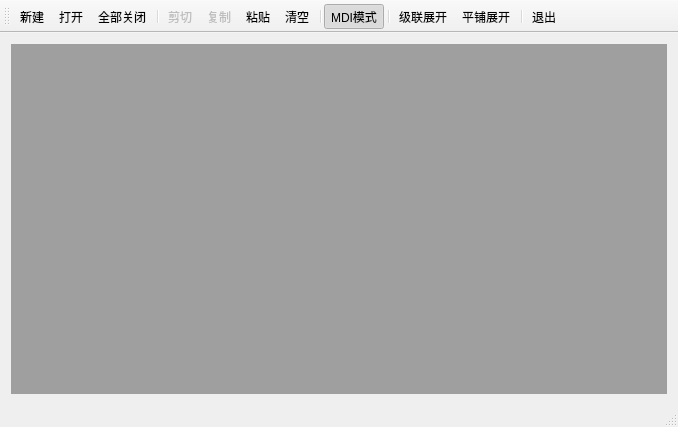
<?xml version="1.0" encoding="UTF-8"?>
<ui version="4.0">
 <class>MDIWindowDemoClass</class>
 <widget class="QMainWindow" name="MDIWindowDemoClass">
  <property name="geometry">
   <rect>
    <x>0</x>
    <y>0</y>
    <width>678</width>
    <height>427</height>
   </rect>
  </property>
  <property name="windowTitle">
   <string>MDIWindowDemo</string>
  </property>
  <widget class="QWidget" name="centralWidget">
   <layout class="QHBoxLayout" name="horizontalLayout">
    <item>
     <widget class="QMdiArea" name="mdiArea"/>
    </item>
   </layout>
  </widget>
  <widget class="QMenuBar" name="menuBar">
   <property name="geometry">
    <rect>
     <x>0</x>
     <y>0</y>
     <width>678</width>
     <height>23</height>
    </rect>
   </property>
  </widget>
  <widget class="QToolBar" name="mainToolBar">
   <property name="toolButtonStyle">
    <enum>Qt::ToolButtonTextUnderIcon</enum>
   </property>
   <attribute name="toolBarArea">
    <enum>TopToolBarArea</enum>
   </attribute>
   <attribute name="toolBarBreak">
    <bool>false</bool>
   </attribute>
   <addaction name="actionNew"/>
   <addaction name="actionOpen"/>
   <addaction name="actionCloseAll"/>
   <addaction name="separator"/>
   <addaction name="actionCut"/>
   <addaction name="actionCopy"/>
   <addaction name="actionPaste"/>
   <addaction name="actionClear"/>
   <addaction name="separator"/>
   <addaction name="actionMDIMode"/>
   <addaction name="separator"/>
   <addaction name="actionCascading"/>
   <addaction name="actionTile"/>
   <addaction name="separator"/>
   <addaction name="actionClose"/>
  </widget>
  <widget class="QStatusBar" name="statusBar"/>
  <action name="actionNew">
   <property name="icon">
    <iconset resource="MDIWindowDemo.qrc">
     <normaloff>:/MDIWindowDemo/Resources/CONTACTL.ICO</normaloff>:/MDIWindowDemo/Resources/CONTACTL.ICO</iconset>
   </property>
   <property name="text">
    <string>新建...</string>
   </property>
   <property name="toolTip">
    <string>新建文件</string>
   </property>
   <property name="shortcut">
    <string>Ctrl+N</string>
   </property>
  </action>
  <action name="actionOpen">
   <property name="icon">
    <iconset resource="MDIWindowDemo.qrc">
     <normaloff>:/MDIWindowDemo/Resources/APPTL.ICO</normaloff>:/MDIWindowDemo/Resources/APPTL.ICO</iconset>
   </property>
   <property name="text">
    <string>打开...</string>
   </property>
   <property name="toolTip">
    <string>打开文件</string>
   </property>
   <property name="shortcut">
    <string>Ctrl+O</string>
   </property>
  </action>
  <action name="actionClose">
   <property name="icon">
    <iconset resource="MDIWindowDemo.qrc">
     <normaloff>:/MDIWindowDemo/Resources/OOFL.ICO</normaloff>:/MDIWindowDemo/Resources/OOFL.ICO</iconset>
   </property>
   <property name="text">
    <string>退出</string>
   </property>
   <property name="toolTip">
    <string>退出程序</string>
   </property>
   <property name="shortcut">
    <string>Ctrl+Q</string>
   </property>
  </action>
  <action name="actionCut">
   <property name="enabled">
    <bool>false</bool>
   </property>
   <property name="icon">
    <iconset resource="MDIWindowDemo.qrc">
     <normaloff>:/MDIWindowDemo/Resources/POSTL.ICO</normaloff>:/MDIWindowDemo/Resources/POSTL.ICO</iconset>
   </property>
   <property name="text">
    <string>剪切</string>
   </property>
   <property name="toolTip">
    <string>剪切文本</string>
   </property>
   <property name="shortcut">
    <string>Ctrl+X</string>
   </property>
  </action>
  <action name="actionCopy">
   <property name="enabled">
    <bool>false</bool>
   </property>
   <property name="icon">
    <iconset resource="MDIWindowDemo.qrc">
     <normaloff>:/MDIWindowDemo/Resources/POSTITL.ICO</normaloff>:/MDIWindowDemo/Resources/POSTITL.ICO</iconset>
   </property>
   <property name="text">
    <string>复制</string>
   </property>
   <property name="toolTip">
    <string>复制文本</string>
   </property>
   <property name="shortcut">
    <string>Ctrl+C</string>
   </property>
  </action>
  <action name="actionPaste">
   <property name="icon">
    <iconset resource="MDIWindowDemo.qrc">
     <normaloff>:/MDIWindowDemo/Resources/RSSITEML.ICO</normaloff>:/MDIWindowDemo/Resources/RSSITEML.ICO</iconset>
   </property>
   <property name="text">
    <string>粘贴</string>
   </property>
   <property name="toolTip">
    <string>粘贴文本</string>
   </property>
   <property name="shortcut">
    <string>Ctrl+V</string>
   </property>
  </action>
  <action name="actionClear">
   <property name="icon">
    <iconset resource="MDIWindowDemo.qrc">
     <normaloff>:/MDIWindowDemo/Resources/CNFNOT.ICO</normaloff>:/MDIWindowDemo/Resources/CNFNOT.ICO</iconset>
   </property>
   <property name="text">
    <string>清空</string>
   </property>
   <property name="toolTip">
    <string>清空文本</string>
   </property>
   <property name="shortcut">
    <string>Ctrl+L</string>
   </property>
  </action>
  <action name="actionMDIMode">
   <property name="checkable">
    <bool>true</bool>
   </property>
   <property name="checked">
    <bool>true</bool>
   </property>
   <property name="icon">
    <iconset resource="MDIWindowDemo.qrc">
     <normaloff>:/MDIWindowDemo/Resources/TASKREQL.ICO</normaloff>:/MDIWindowDemo/Resources/TASKREQL.ICO</iconset>
   </property>
   <property name="text">
    <string>MDI模式</string>
   </property>
   <property name="toolTip">
    <string>MDI模式</string>
   </property>
  </action>
  <action name="actionCascading">
   <property name="icon">
    <iconset resource="MDIWindowDemo.qrc">
     <normaloff>:/MDIWindowDemo/Resources/RESENDL.ICO</normaloff>:/MDIWindowDemo/Resources/RESENDL.ICO</iconset>
   </property>
   <property name="text">
    <string>级联展开</string>
   </property>
   <property name="toolTip">
    <string>级联展开</string>
   </property>
  </action>
  <action name="actionTile">
   <property name="icon">
    <iconset resource="MDIWindowDemo.qrc">
     <normaloff>:/MDIWindowDemo/Resources/ACTIVITL.ICO</normaloff>:/MDIWindowDemo/Resources/ACTIVITL.ICO</iconset>
   </property>
   <property name="text">
    <string>平铺展开</string>
   </property>
   <property name="toolTip">
    <string>平铺展开</string>
   </property>
  </action>
  <action name="actionCloseAll">
   <property name="icon">
    <iconset resource="MDIWindowDemo.qrc">
     <normaloff>:/MDIWindowDemo/Resources/FOLDER.ICO</normaloff>:/MDIWindowDemo/Resources/FOLDER.ICO</iconset>
   </property>
   <property name="text">
    <string>全部关闭</string>
   </property>
   <property name="toolTip">
    <string>全部关闭</string>
   </property>
  </action>
 </widget>
 <layoutdefault spacing="6" margin="11"/>
 <resources>
  <include location="MDIWindowDemo.qrc"/>
 </resources>
 <connections>
  <connection>
   <sender>actionClose</sender>
   <signal>triggered()</signal>
   <receiver>MDIWindowDemoClass</receiver>
   <slot>close()</slot>
   <hints>
    <hint type="sourcelabel">
     <x>-1</x>
     <y>-1</y>
    </hint>
    <hint type="destinationlabel">
     <x>338</x>
     <y>213</y>
    </hint>
   </hints>
  </connection>
  <connection>
   <sender>actionCloseAll</sender>
   <signal>triggered()</signal>
   <receiver>mdiArea</receiver>
   <slot>closeAllSubWindows()</slot>
   <hints>
    <hint type="sourcelabel">
     <x>-1</x>
     <y>-1</y>
    </hint>
    <hint type="destinationlabel">
     <x>338</x>
     <y>238</y>
    </hint>
   </hints>
  </connection>
 </connections>
</ui>
